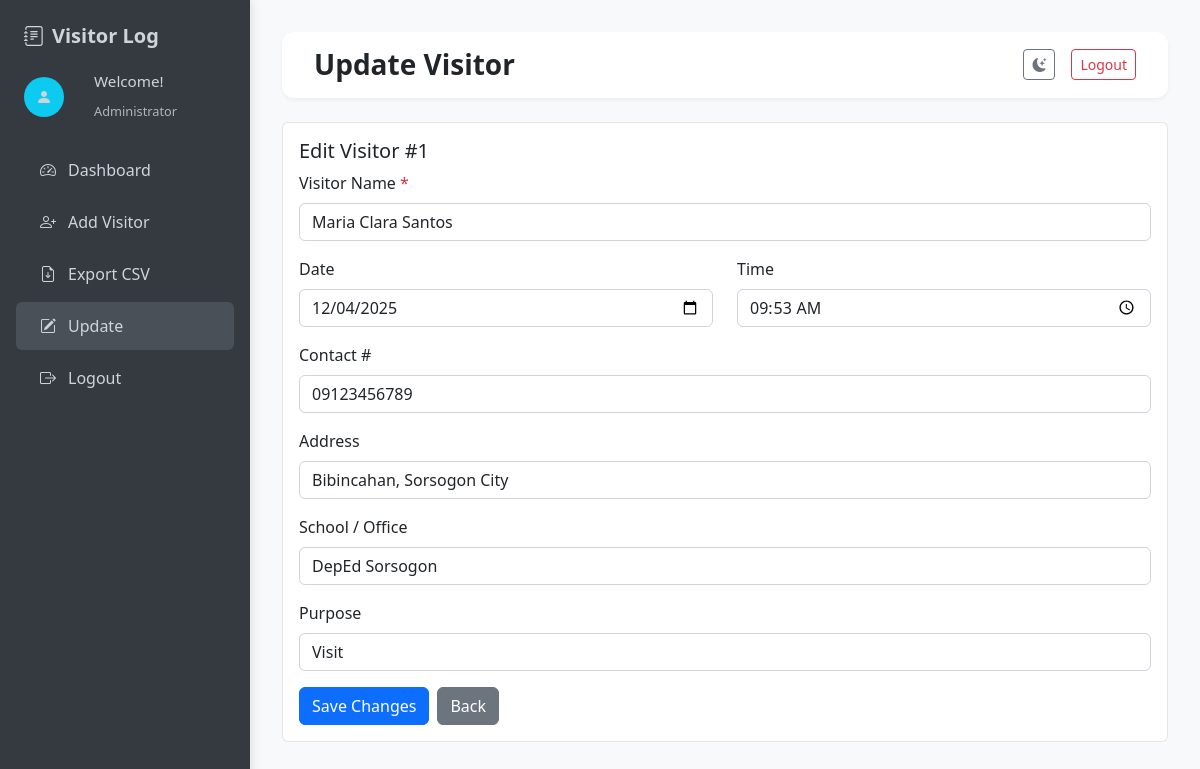
Screenshot of /update_visitor.php?id=1 (signed in) with the database file from the repository.
### tables this page shows
CREATE TABLE visitors (
    id INT AUTO_INCREMENT PRIMARY KEY,
    visitor_name VARCHAR(255) NOT NULL,
    visit_date DATE NOT NULL,
    visit_time TIME NOT NULL,
    address VARCHAR(255),
    contact VARCHAR(50),
    school_office VARCHAR(255),
    purpose ENUM('Inquiry', 'Exam', 'Visit', 'Other') DEFAULT 'Inquiry',
    created_by INT NULL,   
    created_at TIMESTAMP DEFAULT CURRENT_TIMESTAMP,
    
     
    CONSTRAINT fk_created_by 
        FOREIGN KEY (created_by) 
        REFERENCES users(id) 
        ON DELETE SET NULL
        ON UPDATE CASCADE
);

### functions.php (called while the page is built, shortened)
<?php
function get_visitor_by_id($id){
    $db = db_connect();
    $stmt = $db->prepare('SELECT * FROM visitors WHERE id = ? LIMIT 1');
    $stmt->bind_param('i', $id);
    $stmt->execute();
    $res = $stmt->get_result();
    $visitor = $res->fetch_assoc();
    return $visitor;
}
?>

### update_visitor.php (the view, shortened to what this page needs)
<?php
require_once 'functions.php';
$id = $_GET['id'] ?? 0;
$visitor = get_visitor_by_id($id);
?>
<!DOCTYPE html>
<html lang="en">
<head>
    <link href="https://cdn.jsdelivr.net/npm/bootstrap@5.3.2/dist/css/bootstrap.min.css" rel="stylesheet">
    <link href="https://cdn.jsdelivr.net/npm/bootstrap-icons@1.11.0/font/bootstrap-icons.css" rel="stylesheet">
    <link rel="stylesheet" href="assets/css/update_visitor.css">
</head>
<body>
    <div class="sidebar">
        <div class="sidebar-header">
            <h4><i class="bi bi-journal-text"></i> <span>Visitor Log</span></h4>
        </div>
        <div class="user-profile">
            <div class="user-avatar">
                <i class="bi bi-person-fill"></i>
            </div>
            <div class="user-info">
                <h6>Welcome!</h6>
                <small><?php echo htmlspecialchars($_SESSION['user_name']); ?></small>
            </div>
        </div>
        <nav>
            <a class="nav-link" href="dashboard.php">
                <i class="bi bi-speedometer2"></i> <span>Dashboard</span>
            </a>
            <a class="nav-link" href="add_visitor.php">
                <i class="bi bi-person-plus"></i> <span>Add Visitor</span>
            </a>
            <a class="nav-link" href="export.php">
                <i class="bi bi-file-earmark-arrow-down"></i> <span>Export CSV</span>
            </a>
            <a class="nav-link active" href="#">
                <i class="bi bi-pencil-square"></i> <span>Update</span>
            </a>
            <a class="nav-link" href="logout.php">
                <i class="bi bi-box-arrow-right"></i> <span>Logout</span>
            </a>
        </nav>
    </div>
    <div class="main-content">
        <div class="top-bar">
            <h3>Update Visitor</h3>
            <div class="user-info">
                <button id="theme-toggle" class="btn btn-outline-secondary btn-sm">
                    <i class="bi bi-moon-stars-fill"></i>
                </button>
                <a href="logout.php" class="btn btn-outline-danger btn-sm">Logout</a>
            </div>
        </div>
        <div class="card">
            <div class="card-body">
                <h5>Edit Visitor #<?php echo $id; ?></h5>
                <form method="post">
                    <div class="mb-3">
                        <label class="form-label">Visitor Name <span class="text-danger">*</span></label>
                        <input name="visitor_name" class="form-control"
                            value="<?php echo htmlspecialchars($visitor['visitor_name']); ?>" required>
                    </div>
                    <div class="row mb-3">
                        <div class="col-md-6">
                            <label class="form-label">Date</label>
                            <input type="date" name="visit_date" value="<?php echo $visitor['visit_date']; ?>"
                                class="form-control">
                        </div>
                        <div class="col-md-6">
                            <label class="form-label">Time</label>
                            <input type="time" name="visit_time"
                                value="<?php echo date('H:i', strtotime($visitor['visit_time'])); ?>"
                                class="form-control">
                        </div>
                    </div>
                    <div class="mb-3">
                        <label class="form-label">Contact #</label>
                        <input name="contact" value="<?php echo htmlspecialchars($visitor['contact']); ?>"
                            class="form-control">
                    </div>
                    <div class="mb-3">
                        <label class="form-label">Address</label>
                        <input name="address" value="<?php echo htmlspecialchars($visitor['address']); ?>"
                            class="form-control">
                    </div>
                    <div class="mb-3">
                        <label class="form-label">School / Office</label>
                        <input name="school_office" value="<?php echo htmlspecialchars($visitor['school_office']); ?>"
                            class="form-control">
                    </div>
                    <div class="mb-3">
                        <label class="form-label">Purpose</label>
                        <select name="purpose" class="form-select">
                            <option <?php echo $visitor['purpose']=='Visit'?'selected':''; ?>>Visit</option>
                        </select>
                    </div>
                    <div class="d-flex gap-2">
                        <button class="btn btn-primary">Save Changes</button>
                        <a href="dashboard.php" class="btn btn-secondary">Back</a>
                    </div>
                </form>
            </div>
        </div>
    </div>
</body>
</html>

### assets/css/update_visitor.css (style rules this page uses)
:root { --bg-light: #f8f9fa; --bg-dark: #212529; --card-light: #ffffff; --card-dark: #2d333b; --text-light: #212529; --text-dark: #e9ecef; --text-muted-light: #6c757d; --text-muted-dark: #adb5bd; --sidebar-light: #343a40; --sidebar-dark: #1a1d21; --border-light: rgba(0, 0, 0, 0.1); --border-dark: rgba(255, 255, 255, 0.1); --input-bg-dark: #343a40; --input-border-dark: #495057; }
body { background: var(--bg-light); color: var(--text-light); transition: all 0.3s; }
.sidebar { background: var(--sidebar-light); transition: background 0.3s; }
.sidebar * { color: #ced4da !important; }
.card { background: var(--card-light); border: 1px solid var(--border-light); transition: all 0.3s; }
.form-control, .form-select { background: white; color: var(--text-light); border-color: #ced4da; }
.sidebar { position: fixed; top: 0; left: 0; width: 250px; height: 100vh; padding: 1.5rem 0; box-shadow: 2px 0 10px rgba(0, 0, 0, .1); }
.sidebar-header h4 { padding: 0 1.5rem; font-weight: 600; display: flex; align-items: center; gap: .5rem; margin: 0; font-size: 1.25rem; }
.user-profile { display: flex; align-items: center; padding: 0 1.5rem; margin: 1.5rem 0; }
.user-avatar { width: 40px; height: 40px; border-radius: 50%; background: #0dcaf0; display: flex; align-items: center; justify-content: center; font-weight: bold; color: #fff; font-size: 1rem; }
.user-info h6 { margin-left: 30px; font-size: .95rem; }
.user-info small { margin-left: 30px; opacity: .8; font-size: .8rem; }
.nav-link { color: #ced4da !important; padding: .75rem 1.5rem; margin: .25rem 1rem; border-radius: .375rem; display: flex; align-items: center; gap: .75rem; transition: all .2s; text-decoration: none; }
.nav-link:hover, .nav-link.active { background: #495057; color: #fff !important; }
.main-content { margin-left: 250px; padding: 2rem; }
.top-bar { background: var(--card-light); padding: 1rem 2rem; box-shadow: 0 2px 4px rgba(0, 0, 0, .05); display: flex; justify-content: space-between; align-items: center; margin-bottom: 1.5rem; border-radius: .75rem; }
.top-bar h3 { margin: 0; font-weight: 600; color: var(--text-light); }
.top-bar .user-info { display: flex; align-items: center; gap: 1rem; }

### rows the page displays
visitors: visitor_name "Maria Clara Santos", visit_date "12/04/2025", visit_time "09:53", contact "09123456789", address "Bibincahan, Sorsogon City", school_office "DepEd Sorsogon", purpose "Visit"

### other values shown
$_SESSION['user_name'] "Administrator"
$id "1"
